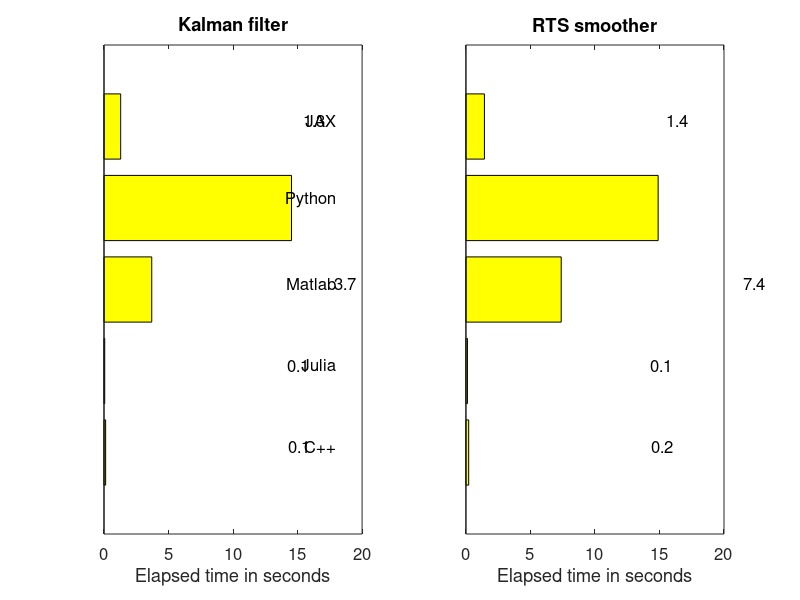

This figure's MATLAB source:



%names = {'C++','Java','Julia','Matlab','Octave','Python'};
%f_times = [0.256905 1.699 4.287048136 13.968916 60.6021 123.842566967];
%s_times = [0.490346 1.543 4.710070576 21.610301 87.7424 103.221923113];

names = {'C++','Julia','Matlab','Python'};
%f_times = [0.157409 1.743044833 3.683195 31.48172116279602];
%s_times = [0.247047 1.862426958 7.447597 26.56629204750061];

names = {'C++','Julia','Matlab','Python','JAX'};
f_times = [0.127301 0.055515 3.699335 14.52953314781189 1.2923650741577148];
s_times = [0.215421 0.118204 7.385088 14.896209001541138 1.4345130920410156];


clf;

for i=1:2
    subplot(1,2,i);
    
    x = 1:length(names);
    if i == 1
        y = f_times;
        titl = 'Kalman filter';
    else
        y = s_times;
        titl = 'RTS smoother';
    end

    h = barh(x,y) ; % create bar
    set(h,'FaceColor',[1 1 0]);
    set(gca,'FontSize',12)

    th = [];
    lbl = [];
    for i=1:numel(y), % create annotations
      % store the handles for later use
      th(i) = text(y(i)+15,x(i),sprintf('%.1f',y(i))) ;
      lbl(i) = text(-10,x(i),names{i}) ;
    end
    set(gca,'YTick',[])
    
    xlabel('Elapsed time in seconds');

    % center all annotations at once using the handles
    set(th,'horizontalalignment','center', ...
    'verticalalignment','bottom','FontSize',12) ; 

    set(lbl,'horizontalalignment','right', ...
    'verticalalignment','bottom','FontSize',12) ; 

    title(titl);
end

rel_tot = f_times + s_times;
rel_tot = rel_tot / rel_tot(2);

for i=1:length(names)
    fprintf('%-7s ',names{i});
    if i < length(names)
        fprintf('& ');
    else
        fprintf('\\\\ \n');
    end
end

for i=1:length(names)
    fprintf('%-7.1f ',rel_tot(i));
    if i < length(names)
        fprintf('& ');
    else
        fprintf('\\\\ \n');
    end
end

print -dpng -r300 times_2023;

